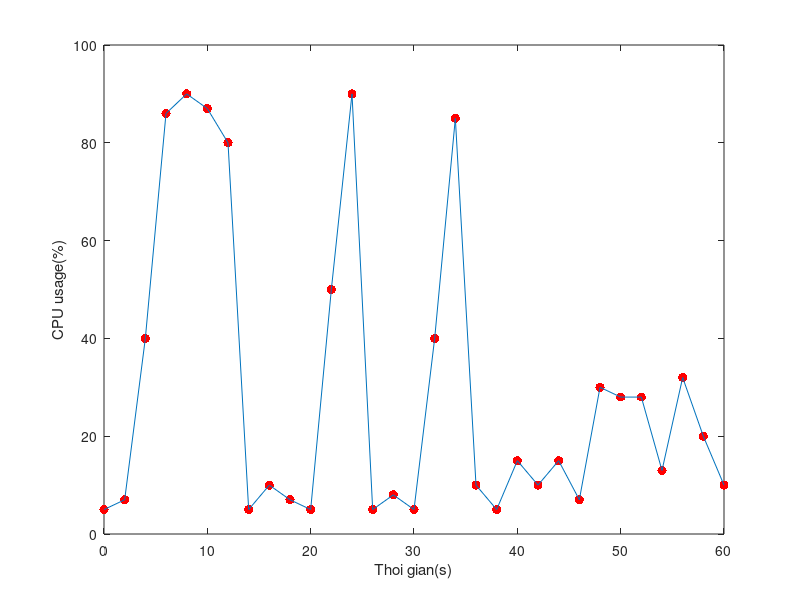
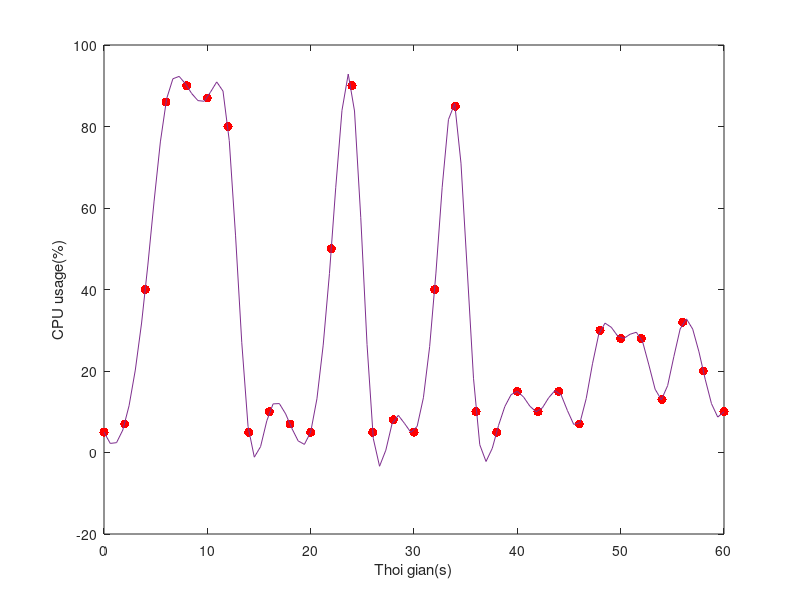
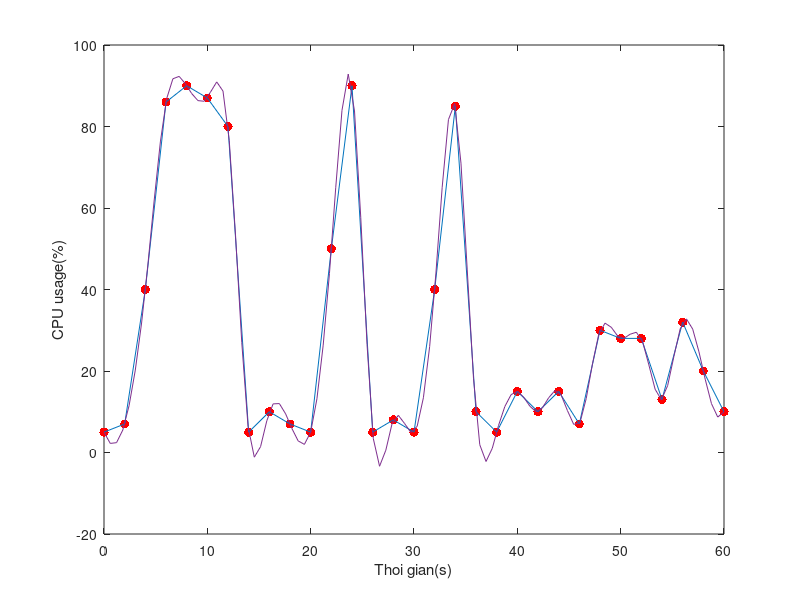

These figures' MATLAB source, in order:
clc ;
clear;
close all;
%input t~x  A~y(x)
t = [0	2	4	6	8	10	12	14	16	18	20	22	24	26	28	30	32	34	36	38	40	42	44	46	48	50	52	54	56	58	60];
A = [5	7	40	86	90	87	80	5	10	7	5	50	90	5	8	5	40	85	10	5	15	10	15	7	30	28	28	13	32	20	10];
%so phan tu N
N = length(t);
figure('name','Mau','color','white');
plot(t,A,'.r','markersize',20);
xx=linspace(t(1),t(N));
pp=spline(t,A);
yy=ppval(pp,xx);
xlabel('Thoi gian(s)');
ylabel('CPU usage(%)');
hold on
plot(t,A);
%so nut n
n= N-1;
x=zeros(1,N);
a=zeros(1,N);
%-> a
x=t;
a=A;
h=zeros(1,n);
%tim h
for i= 1:n
    h(i)=x(i+1)- x(i);
end
%ma tran b
matrixB = zeros(1,n);
for i = 1:n-1
    matrixB(i+1)= 3*((a(i+2)- a(i+1))/h(i+1)-(a(i+1)- a(i))/h(i)); 
end
%ma tran a
xl=zeros(1,N);
xl(1)=1;
xz=zeros(1,N);
xu=zeros(1,N);
for i=1:n-1
    xl(i+1)= 2*(x(i+2)-x(i))-h(i)*xu(i);
    xu(i+1)= h(i+1)/xl(i+1);
    xz(i+1)=(matrixB(i+1)-h(i)*xz(i))/xl(i+1);
end
xl(N)=1;
xz(N)=0;

b=zeros(1,N);
c=zeros(1,N);
d=zeros(1,N);
% -> c b d
for i= 0:n-1
    j=n-1-i;
    c(j+1)=xz(j+1)-xu(j+1)*c(j+2);
    b(j+1)=(a(j+2)-a(j+1))/h(j+1) - h(j+1)*(c(j+2)+2*c(j+1))/3;
    d(j+1)=(c(j+2)-c(j+1))/(3*h(j+1));
end
figure('name','Spline3','color','white');
plot(t,A,'.r','markersize',20);
xx=linspace(t(1),t(N));
pp=spline(t,A);
yy=ppval(pp,xx);
xlabel('Thoi gian(s)');
ylabel('CPU usage(%)');
hold on
plot(xx,yy,'-', 'DisplayName','A(t) theo ham noi suy','color', [0.4940 0.1840 0.5560]);

figure('name','SO SANH','color','white');
plot(t,A,'.r','markersize',20);
hold on
plot(t,A);
xx=linspace(t(1),t(N));
pp=spline(t,A);
yy=ppval(pp,xx);
xlabel('Thoi gian(s)');
ylabel('CPU usage(%)');
hold on
plot(xx,yy,'-', 'DisplayName','A(t) theo ham noi suy','color', [0.4940 0.1840 0.5560]);



